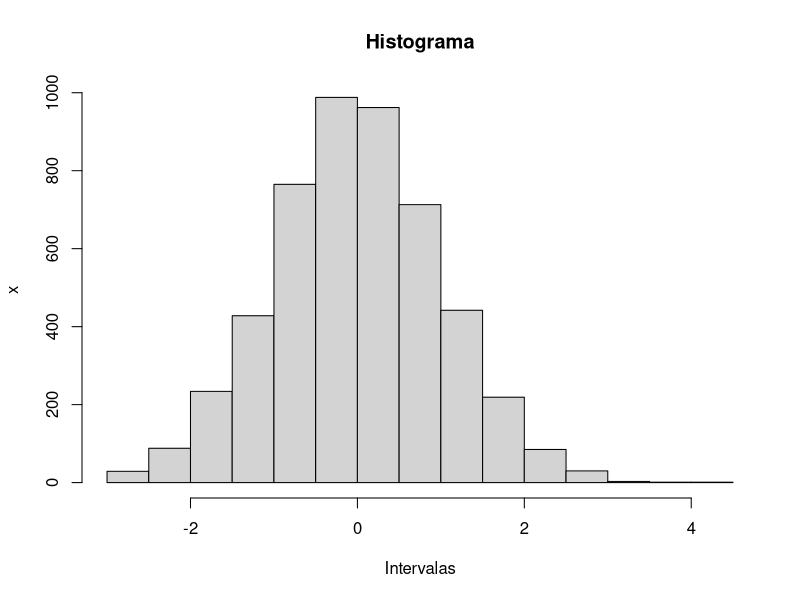

Recreate this plot in R.
## ---- chunk 1
knitr::opts_chunk$set(echo = TRUE)
## ---- chunk 2
set.seed(1234567890) 
x <- rnorm(5000) #sugeneruojame x 
## ---- chunk 3
vidurkis=mean(x) #randame vidurki
vidurkis

St_nuo=sd(x) #randame standartini nuokrypi
St_nuo

## ---- chunk 4
a=vidurkis-3*St_nuo #randame intervala
a

b=vidurkis+3*St_nuo
b

c2=x[x<a] # randame, reiksmes, kurios nepatenka i intervala
c2

d2=x[x>b]
d2
## ---- chunk 5
pasalinimas=x[!(x<a)] # pasaliname reiksmes, kurios nepapuole i intervala
pasalinimas2=pasalinimas[!(x>b)]

hist(pasalinimas2, main="Histograma", ylab="x", xlab="Intervalas") # nubreziame atnaujinto x histograma

